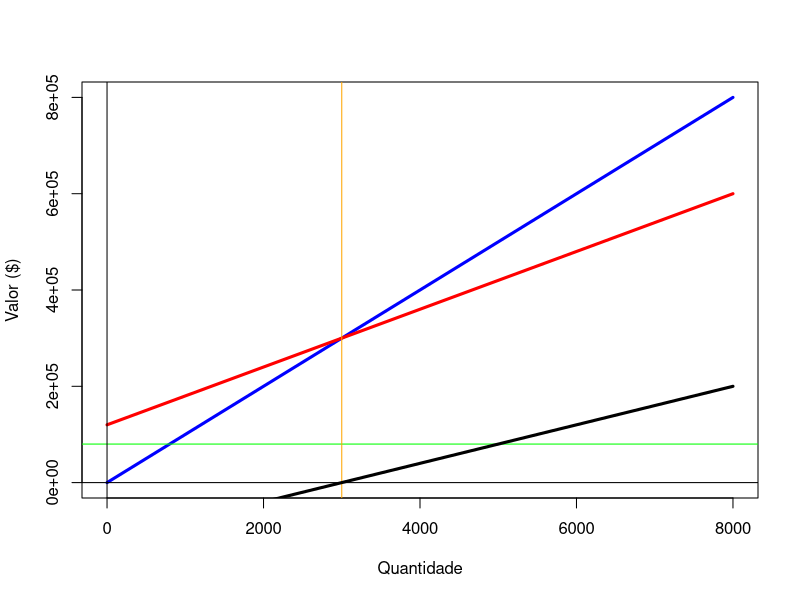

Source code (R):
## ---- chunk 1
Pv = 100  # Preço de venda
Q = 8000 # Quantidade vendida
Cf=120000 # Custo fixo
Cvu = 60  # Custo variável unitário
## ---- chunk 2
L = (Pv - Cvu)*Q - Cf

cat("O valor do lucro é igual a $", L)
## ---- chunk 3
M1 = Pv - Cvu

cat("A margem de contribuição unitária é igual a ", M1)

Qeq = Cf / M1

cat("A quantidade de equilibrio é igual a ", Qeq)
## ---- chunk 4

Leq = (Pv - Cvu)*Qeq - Cf

Leq

cat("O valor do lucro em Qeq é igual a $", Leq, ", portanto, Qeq está correto!")

## ---- chunk 5
Cf2 = 0.95*Cf

cat("O novo custo fixo é igual a $", Cf2)

L2 = (Pv - Cvu)*Q - Cf2

cat("O novo Lucro é igual a $", L2)
## ---- chunk 6

Cv1 = 0.95*(Cvu*Q)

cat("O novo custo variável é igual a $", Cv1)

L3 = Pv*Q - (Cv1 + Cf)

cat("O novo Lucro é igual a $", L3)

## ---- chunk 7
fRT<-function(Q){Pv*Q}
plot(fRT, 0, 8000, lwd=3, col="blue", xlab= "Quantidade", ylab = "Valor ($)")

fCT<- function(Q){Cvu*Q +Cf}
plot(fCT, 0, 8000, lwd=3, col="red",add=T)
abline(h=0)
abline(h=80000, col="green")
abline(v=0); abline(v=3000, col="orange")

fL<- function(Q){(Pv-Cvu)*Q - Cf}
plot(fL, 0, 8000, lwd=3, col="black",add=T)
